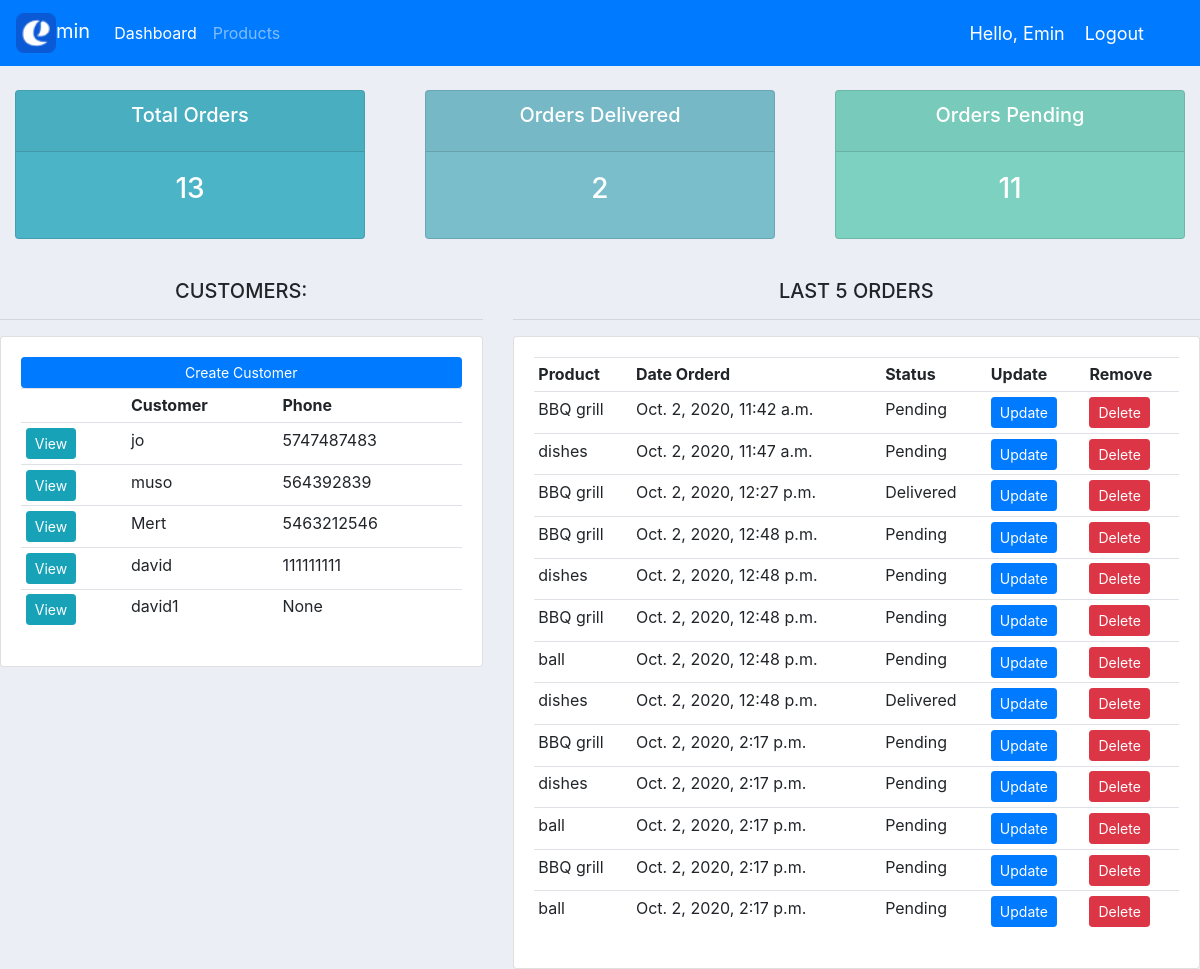
The app's page / (signed in) with its own data.
### accounts/models.py (models this page shows, shortened)
class Customer(models.Model):
	user = models.OneToOneField(User,null=True,blank=True ,on_delete=models.CASCADE)
	name = models.CharField(max_length=200, null=True)
	phone = models.CharField(max_length=200, null=True)
	email = models.CharField(max_length=200, null=True)
	profile_pic = models.ImageField(default="profile1.png" ,null=True,blank=True)
	date_created = models.DateTimeField(auto_now_add=True, null=True)

class Order(models.Model):
	STATUS = (
	('Pending', 'Pending'),
	('Out for delivery', 'Out for delivery'),
	('Delivered', 'Delivered'),
	)
	customer = models.ForeignKey(Customer, null=True, on_delete= models.SET_NULL)
	product = models.ForeignKey(Product, null=True, on_delete= models.SET_NULL)
	date_created = models.DateTimeField(auto_now_add=True, null=True)
	status = models.CharField(max_length=200, null=True, choices=STATUS)
	note = models.CharField(max_length=1200, null=True)

class Product(models.Model):
	CATEGORY = (
			('Indoor', 'Indoor'),
			('Out Door', 'Out Door'),
			)
	name = models.CharField(max_length=200, null=True)
	price = models.FloatField(null=True)
	category = models.CharField(max_length=200, null=True, choices=CATEGORY)
	description = models.CharField(max_length=200, null=True, blank=True)
	date_created = models.DateTimeField(auto_now_add=True, null=True)
	tags = models.ManyToManyField(Tag)
	def __str__(self):
		return self.name

### accounts/decorators.py (the view)
    def wrapper_func(request, *args, **kwargs):
        group=None
        if request.user.groups.exists():
            group = request.user.groups.all()[0].name
        if group == 'customer':
            return redirect('user-page')
        if group == 'admin':
            return view_funv(request, *args, **kwargs)

### accounts/views.py (called while the page is built)
@login_required(login_url="login")
@admin_only
def home(request):
    orders = Order.objects.all()
    customers = Customer.objects.all()
    total_customers = customers.count()
    total_orders = orders.count()
    delivered = orders.filter(status="Delivered").count()
    pending = orders.filter(status="Pending").count()
    context = {"orders":orders,"customers":customers,"total_customers":total_customers,
    "total_orders":total_orders,"delivered":delivered,"pending":pending,}
    return render(request,"accounts/dashboard.html",context)

### accounts/templates/accounts/dashboard.html (shortened to what this page needs)
{% extends 'base.html' %}
{% block body %}
{% include "accounts/status.html" %}
<br>
<div class="row" align="center">
	<div class="col-md-5">
		<h5>CUSTOMERS:</h5>
		<hr>
		<div class="card card-body">
			<a class="btn btn-primary  btn-sm btn-block" href="">Create Customer</a>
			<table class="table table-sm">
				<tr>
					<th></th>
					<th>Customer</th>
					<th>Phone</th>
				</tr>
				{% for customer in customers  %}
					<tr>
						<td><a class="btn btn-sm btn-info" href="{% url 'customer' customer.id %}">View</a></td>
						<td>{{customer.name}} </td>
						<td>{{customer.phone}} </td>
					</tr>
				{% endfor %}
			</table>
		</div>
	</div>
	<div class="col-md-7">
		<h5>LAST 5 ORDERS</h5>
		<hr>
		<div class="card card-body">
			<table class="table table-sm">
				<tr>
					<th>Product</th>
					<th>Date Orderd</th>
					<th>Status</th>
					<th>Update</th>
					<th>Remove</th>
				</tr>
				{% for order in orders  %}
					<tr>
						<td>{{order.product}} </td>
						<td>{{order.date_created}} </td>
						<td>{{order.status}} </td>
						<td><a href="{% url 'updateOrder' order.id %}" class="btn btn-sm btn-primary">Update </a>
						<td><a href="{% url 'deleteOrder' order.id %}" class="btn btn-sm btn-danger">Delete </a>
					</tr>
				{% endfor %}
			</table>
		</div>
	</div>
</div>
{% endblock body %}

### accounts/templates/base.html (shortened to what this page needs)
{% load static %}
<!doctype html>
<html lang="en">
  <head>
    <link rel="stylesheet" href="https://stackpath.bootstrapcdn.com/bootstrap/4.5.2/css/bootstrap.min.css">
    <link rel="stylesheet" type='text/css' href='{% static '/css/main.css' %}'>
  </head>
  <body>
  {% include "accounts/navbar.html" %}
    {% block body %}
    {% endblock body %}
  </body>
</html>

### accounts/templates/accounts/navbar.html (shortened to what this page needs)
{% load static %}
<nav class="navbar navbar-expand-lg navbar-dark bg-primary">
  <a class="navbar-brand" href="{% url 'home' %}"><img height="40" src="{% static 'images/logo.png' %}">min  </a>
  <div class="collapse navbar-collapse" id="navbarSupportedContent">
    <ul class="navbar-nav mr-auto">
    {% if request.user.is_staff %}
      <li class="nav-item active">
        <a class="nav-link" href="{% url 'home' %}">Dashboard</a>
      </li>
      <li class="nav-item">
        <a class="nav-link" href="{% url 'products' %}">Products</a>
      </li>
      {% else %}
       <li class="nav-item">
        <a class="nav-link" href="{% url 'account' %}">Settings</a>
      </li>
      {% endif %}
    </ul>
  </div>
  <span class="hello-msg" >Hello, {{request.user}} </span>
  <span class="hello-msg" ><a class="hello-msg" href="{% url 'logout' %}"> Logout</a> </span>
</nav>

### accounts/templates/accounts/status.html
<br>
<div class="row">
	<div class="col">
		<div class="col-md">
			<div class="card text-center text-white  mb-3" id="total-orders">
			  	<div class="card-header">
			  		<h5 class="card-title">Total Orders</h5>
			  	</div>
			  	<div class="card-body">
			    	<h3 class="card-title">{{total_orders}}</h3>
			  	</div>
			</div>
		</div>
	</div>
	<div class="col">
		<div class="col-md">
			<div class="card text-center text-white  mb-3" id="orders-delivered">
			  	<div class="card-header">
			  		<h5 class="card-title">Orders Delivered</h5>
			  	</div>
			  	<div class="card-body">
			    	<h3 class="card-title">{{delivered}}</h3>
			  	</div>
			</div>
		</div>
	</div>
	<div class="col">
		<div class="col-md">
			<div class="card text-center text-white  mb-3" id="orders-pending">
			  	<div class="card-header">
			  		<h5 class="card-title">Orders Pending</h5>
			  	</div>
			  	<div class="card-body">
			    	<h3 class="card-title">{{pending}}</h3>
			  	</div>
			</div>
		</div>
	</div>
</div>

### static/css/main.css (style rules this page uses)
body { background-color: #ebeff5; }
#total-orders { background-color: #4cb4c7; }
#orders-delivered { background-color: #7abecc; }
#orders-pending { background-color: #7CD1C0; }

### accounts/templates/accounts/navbar.html (style rules this page uses)
.hello-msg { font-size: 18px; color: #fff; margin-right:20px; }

### records on screen
Customer: name "jo", phone "5747487483"
Customer: name "muso", phone "564392839"
Customer: name "Mert", phone "5463212546"
Customer: name "david", phone "111111111"
Customer: name "david1", phone "None"
Order: product "BBQ grill", date_created "Oct. 2, 2020, 11:42 a.m.", status "Pending"
Order: product "dishes", date_created "Oct. 2, 2020, 11:47 a.m.", status "Pending"
Order: product "BBQ grill", date_created "Oct. 2, 2020, 12:27 p.m.", status "Delivered"
Order: product "BBQ grill", date_created "Oct. 2, 2020, 12:48 p.m.", status "Pending"
Order: product "dishes", date_created "Oct. 2, 2020, 12:48 p.m.", status "Pending"
Order: product "BBQ grill", date_created "Oct. 2, 2020, 12:48 p.m.", status "Pending"
Order: product "ball", date_created "Oct. 2, 2020, 12:48 p.m.", status "Pending"
Order: product "dishes", date_created "Oct. 2, 2020, 12:48 p.m.", status "Delivered"
Order: product "BBQ grill", date_created "Oct. 2, 2020, 2:17 p.m.", status "Pending"
Order: product "dishes", date_created "Oct. 2, 2020, 2:17 p.m.", status "Pending"
Order: product "ball", date_created "Oct. 2, 2020, 2:17 p.m.", status "Pending"
Order: product "BBQ grill", date_created "Oct. 2, 2020, 2:17 p.m.", status "Pending"
Order: product "ball", date_created "Oct. 2, 2020, 2:17 p.m.", status "Pending"

### other values on screen
{{ request.user }} "Emin"
{{ total_orders }} "13"
{{ delivered }} "2"
{{ pending }} "11"
